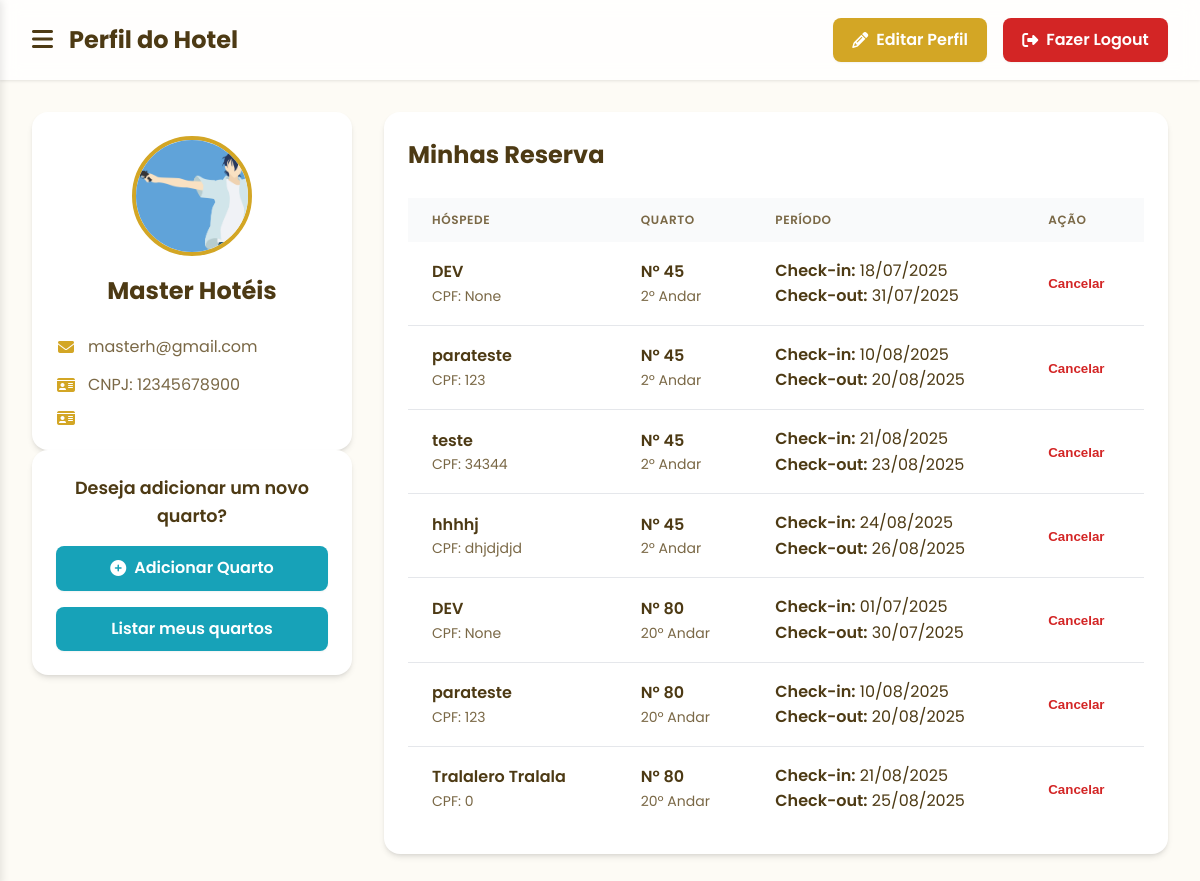
Page /perfil_hotel (signed in) on the committed database.
### tables this page shows
CREATE TABLE usuarios 
(
    id_usuario INTEGER PRIMARY KEY AUTOINCREMENT, 
    nome TEXT,
    email TEXT,
    senha TEXT,
    cpf INTEGER, 
    imagem TEXT
);

CREATE TABLE quartos 
(
    id_quarto INTEGER PRIMARY KEY AUTOINCREMENT,
    andar TEXT,
    numero_quarto TEXT,
    preco REAL,
    imagem TEXT,
    id_hotel INTEGER, descricao TEXT,
    FOREIGN KEY (id_hotel) REFERENCES hoteis(id_hotel)
);

### routes/route_hotel.py (the view)
@hotel_bp.route('/perfil_hotel', methods=['GET', 'POST'])
def perfil_hotel():
    if 'hotel' not in session:
        return redirect(url_for('hotel.cadastro_hotel'))
    else:
        hotel = session['hotel']
        quarto_model = QuartoModel(id_hotel=hotel['id'])
        quartos = quarto_model.buscar_todos_quartos_do_hotel()
        reservas_detalhadas = []
        for i, quarto in enumerate(quartos):
            reserva_model = ReservaModel(id_quarto=quarto["id_quarto"])
            reservas = reserva_model.buscar_por_reservas_do_quarto()
            for reserva in reservas:
                usuario_da_reserva_model = ReservaModel(id_usuario=reserva["id_usuario"])
                usuario_da_reserva = usuario_da_reserva_model.buscar_por_usuario_da_reserva()
                listacheckin = reserva["data_checkin"].split("-")
                listacheckout = reserva["data_checkout"].split("-")
                strcheckin = listacheckin[2] + "/" + listacheckin[1] + "/" + listacheckin[0]
                strcheckout = listacheckout[2] + "/" + listacheckout[1] + "/" + listacheckout[0]
                conversao1 = datetime.strptime(strcheckin, "%d/%m/%Y")
                conversao2 = datetime.strptime(strcheckout, "%d/%m/%Y")
                diferenca = conversao2 - conversao1
                tempo_estadia = diferenca.days
                del listacheckin
                del listacheckout
                reservas_detalhadas.append({
                    'reserva': reserva,
                    'usuario_da_reserva' : usuario_da_reserva,
                    'quarto': quarto,
                    'hotel': hotel,
                    'checkin' : strcheckin,
                    'checkout' : strcheckout
                })
        return render_template('empresa/perfil_hotel.html', hotel=hotel, reservas=reservas_detalhadas)

### models/connect.py (called while the page is built)
    def connect(self):
        self.conn = sqlite3.connect(self.db_name)
        self.conn.row_factory = sqlite3.Row  # Para retornar dicionários
        self.cursor = self.conn.cursor()

    def execute(self, query, params=None):
        if self.conn is None:
            self.connect()
        if params:
            self.cursor.execute(query, params)
        else:
            self.cursor.execute(query)
        return self.cursor

    def fetchall(self):
        return self.cursor.fetchall()

    def fetchone(self):
        return self.cursor.fetchone()

    def close(self):
        if self.conn:
            self.conn.close()
            self.conn = None
            self.cursor = None

### models/quarto_model.py (called while the page is built)
    def buscar_todos_quartos_do_hotel(self):
        db = Database()
        db.connect()
        sql = "SELECT * FROM quartos WHERE id_hotel=?"
        db.execute(sql, (self.id_hotel,))
        quartos = db.fetchall()
        db.close()
        return quartos

### models/reserva_model.py (called while the page is built)
    def buscar_por_reservas_do_quarto(self):
        db = Database()
        db.connect()
        sql = "SELECT * FROM reservas WHERE id_quarto=?"
        db.execute(sql, (self.id_quarto,))
        reservas = db.fetchall()
        db.close()
        return reservas

    def buscar_por_usuario_da_reserva(self):
        db = Database()
        db.connect()
        sql = "SELECT * FROM usuarios WHERE id_usuario=?"
        db.execute(sql, (self.id_usuario,))
        reservas = db.fetchone()
        db.close()
        return reservas

### templates/empresa/perfil_hotel.html (shortened to what this page needs)
<!DOCTYPE html>
<html lang="pt-BR">
<head>
  <link rel="stylesheet" href="/static/estilos/estilo_perfil_adm.css">
  <link rel="stylesheet" href="https://cdnjs.cloudflare.com/ajax/libs/font-awesome/6.5.1/css/all.min.css">
</head>
<body>
  <div class="page-wrapper">
    <header class="header">
      <div class="header-content">
        <div class="header-left">
          <button class="menu-btn" onclick="toggleSidebar()">
            <i class="fas fa-bars"></i>
          </button>
          <h1>Perfil do Hotel</h1>
        </div>
        <div class="header-right">
           <a href="/editar_perfil_hotel" class="btn btn-edit">
              <i class="fas fa-pencil-alt"></i>
              <span>Editar Perfil</span>
            </a>
            <a href="/sair" class="btn btn-logout">
              <i class="fas fa-sign-out-alt"></i>
              <span>Fazer Logout</span>
            </a>
        </div>
      </div>
    </header>
    <main class="main-content">
      <div class="grid-layout">
        <div class="profile-column">
          <section class="card profile-card">
            <div class="profile-photo-wrapper">
              <img src="{{ url_for('static', filename=hotel.foto) }}" alt="Foto Hotel" class="profile-photo">
            </div>
            <h2 class="profile-name">{{session['hotel']['nome']}}</h2>
            <div class="profile-info">
              <p><i class="fa-solid fa-envelope"></i> <span>{{session['hotel']['email']}}</span></p>
              <p><i class="fa-solid fa-id-card"></i> <span>CNPJ: {{session['hotel']['cnpj']}}</span></p>
              <p><i class="fa-solid fa-id-card"></i></p>
            </div>
          </section>
          <section class="card add-room-card">
               <p>Deseja adicionar um novo quarto?</p>
               <a href="{{ url_for('quarto.salvar_quarto') }}" class="btn btn-add">
                  <i class="fas fa-plus-circle"></i>Adicionar Quarto
               </a>
               <a href="{{ url_for('hotel.pagina_hotel', id_hotel=hotel.id) }}" class="btn btn-add">
                  Listar meus quartos
               </a>
          </section>
        </div>
        <div class="reservations-column">
          <section class="card">
            <h2 class="section-title">Minhas Reserva</h2>
            <div class="table-wrapper">
              <table class="reservations-table">
                <thead>
                  <tr>
                    <th>Hóspede</th>
                    <th>Quarto</th>
                    <th>Período</th>
                    <th>Ação</th>
                  </tr>
                </thead>
                <tbody>
                  {% if reservas %}
                    {% for item in reservas %}
                      <tr>
                        <td data-label="Hóspede">
                          <div class="text-bold">{{ item.usuario_da_reserva.nome }}</div>
                          <div class="text-small">CPF: {{ item.usuario_da_reserva.cpf }}</div>
                        </td>
                        <td data-label="Quarto">
                          <div class="text-bold">Nº {{ item.quarto.numero_quarto }}</div>
                          <div class="text-small">{{ item.quarto.andar }}º Andar</div>
                        </td>
                        <td data-label="Período">
                          <div><span class="text-bold">Check-in:</span> {{ item.checkin }}</div>
                          <div><span class="text-bold">Check-out:</span> {{ item.checkout }}</div>
                        </td>
                        <td data-label="Ação">
                          <form action="/cancelar_reserva" method="post" class="form-cancel">
                            <button type="submit" class="btn-cancel">Cancelar</button>
                          </form>
                        </td>
                      </tr>
                    {% endfor %}
                  {% endif %}
                </tbody>
              </table>
            </div>
          </section>
        </div>
      </div>
    </main>
  </div>
</body>
</html>

### static/estilos/estilo_perfil_adm.css (style rules this page uses)
:root { --cor-fundo: #FDFBF5; --cor-fundo-card: #FFFFFF; --cor-primaria: #d3a625; --cor-primaria-hover: #b68b1c; --cor-texto-principal: #4d3a14; --cor-texto-secundario: #7a6846; --cor-perigo: #d32525; --cor-perigo-hover: #b61c1c; --cor-info: #17a2b8; --cor-info-hover: #138496; --cor-borda: #E5E7EB; --sombra-card: 0 4px 6px -1px rgb(0 0 0 / 0.1), 0 2px 4px -2px rgb(0 0 0 / 0.1); }
* { margin: 0; padding: 0; box-sizing: border-box; }
body { font-family: 'Poppins', sans-serif; background-color: var(--cor-fundo); color: var(--cor-texto-principal); line-height: 1.6; }
.page-wrapper { transition: margin-left 0.3s ease-in-out; }
.header { background-color: rgba(255, 255, 255, 0.8); backdrop-filter: blur(10px); box-shadow: 0 1px 3px rgba(0,0,0,0.1); position: sticky; top: 0; z-index: 990; }
.header-content { display: flex; align-items: center; justify-content: space-between; height: 5rem; padding: 0 2rem; max-width: 1280px; margin: 0 auto; }
.header-left { display: flex; align-items: center; gap: 1rem; }
.header-left h1 { font-size: 1.5rem; font-weight: 700; }
.menu-btn { background: none; border: none; font-size: 1.5rem; cursor: pointer; color: var(--cor-texto-principal); }
.header-right { display: flex; gap: 1rem; }
.btn { display: inline-flex; align-items: center; justify-content: center; gap: 0.5rem; padding: 0.6rem 1.2rem; border: none; border-radius: 8px; font-weight: 600; text-decoration: none; cursor: pointer; transition: background-color 0.2s, box-shadow 0.2s; box-shadow: 0 1px 2px rgba(0,0,0,0.05); }
.btn-edit { background-color: var(--cor-primaria); color: white; }
.btn-logout { background-color: var(--cor-perigo); color: white; }
.btn-add { background-color: var(--cor-info); color: white; width: 100%; }
.btn-cancel { background: none; border: none; color: var(--cor-perigo); font-weight: 600; cursor: pointer; text-decoration: none; }
.main-content { padding: 2rem; max-width: 1280px; margin: 0 auto; }
.grid-layout { display: grid; grid-template-columns: 1fr; gap: 2rem; }
.card { background-color: var(--cor-fundo-card); padding: 1.5rem; border-radius: 1rem; box-shadow: var(--sombra-card); }
.profile-card, .add-room-card { text-align: center; }
.profile-photo-wrapper { width: 120px; height: 120px; margin: 0 auto 1rem; }
.profile-photo { width: 100%; height: 100%; border-radius: 50%; object-fit: cover; border: 4px solid var(--cor-primaria); }
.profile-name { font-size: 1.5rem; font-weight: 700; margin-bottom: 1rem; }
.profile-info { text-align: left; margin-top: 1.5rem; display: flex; flex-direction: column; gap: 0.75rem; }
.profile-info p { display: flex; align-items: center; gap: 0.75rem; color: var(--cor-texto-secundario); }
.profile-info i { color: var(--cor-primaria); width: 20px; text-align: center; }
.add-room-card p { font-weight: 600; font-size: 1.1rem; margin-bottom: 1rem; }
.section-title { font-size: 1.5rem; font-weight: 700; margin-bottom: 1.5rem; }
.table-wrapper { overflow-x: auto; }
.reservations-table { width: 100%; border-collapse: collapse; text-align: left; }
.reservations-table thead { background-color: #f9fafb; }
.reservations-table th { padding: 0.75rem 1.5rem; font-size: 0.75rem; text-transform: uppercase; letter-spacing: 0.05em; color: var(--cor-texto-secundario); font-weight: 600; }
.reservations-table tbody tr { border-bottom: 1px solid var(--cor-borda); }
.reservations-table tbody tr:last-child { border-bottom: none; }
.reservations-table td { padding: 1rem 1.5rem; vertical-align: middle; }
.text-bold { font-weight: 600; color: var(--cor-texto-principal); }
.text-small { font-size: 0.875rem; color: var(--cor-texto-secundario); }
.form-cancel { margin: 0; }
@media (min-width: 768px) { .grid-layout { grid-template-columns: 320px 1fr; } }

### rows in the picture
usuarios: usuario_da_reserva.nome "DEV" "DEV"
quartos: quarto.numero_quarto "45" "45" "45" "45", quarto.andar "2" "2" "2" "2"
usuarios: usuario_da_reserva.nome "parateste" "parateste", usuario_da_reserva.cpf "123" "123"
usuarios: usuario_da_reserva.nome "teste", usuario_da_reserva.cpf "34344"
usuarios: usuario_da_reserva.nome "hhhhj", usuario_da_reserva.cpf "dhjdjdjd"
quartos: quarto.numero_quarto "80" "80" "80", quarto.andar "20" "20" "20"
usuarios: usuario_da_reserva.nome "Tralalero Tralala", usuario_da_reserva.cpf "0"

### other values in the picture
{{ session['hotel']['nome'] }} "Master Hotéis"
{{ session['hotel']['email'] }} "masterh@gmail.com"
{{ session['hotel']['cnpj'] }} "12345678900"
{{ item.usuario_da_reserva.cpf }} "None" "None"
{{ item.checkin }} "18/07/2025" "10/08/2025" "21/08/2025" "24/08/2025" "01/07/2025" "10/08/2025" "21/08/2025"
{{ item.checkout }} "31/07/2025" "20/08/2025" "23/08/2025" "26/08/2025" "30/07/2025" "20/08/2025" "25/08/2025"
